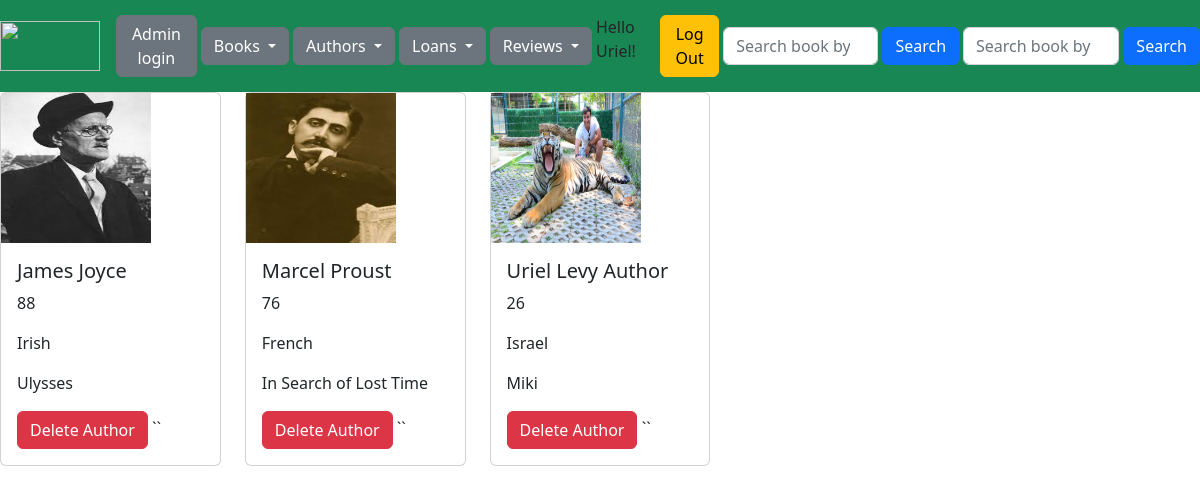
Before: /authors/ (signed in) with the older database file.
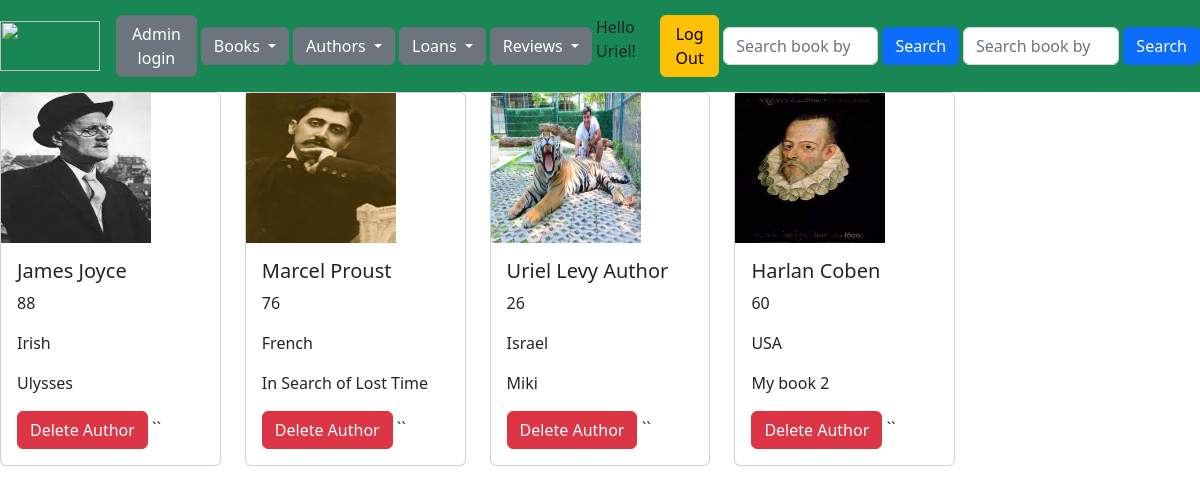
After: the same page with the newer database file.
### books/models.py (models this page shows, shortened)
class Author(models.Model):
    name=models.CharField(max_length=50, null=False)
    age=models.IntegerField()
    nationality=models.CharField(max_length=50, null=False)
    bookID=models.ForeignKey(Book, on_delete=models.CASCADE,related_name="tags", related_query_name="tag", null=True)
    image = models.ImageField(null=True, blank=True, default='/placeholder.png')

class Book(models.Model):
    class BookType(models.IntegerChoices):
        ten_days = 1, "Ten Days Loan"
        five_days = 2, "Five Days Loan"
        two_days = 3, "Two Days Loan"
    name=models.CharField(max_length=50, null=False)
    author=models.CharField(max_length=50, null=False)
    year_published = models.DateField()
    type = models.SmallIntegerField(null=False, default = BookType.two_days, choices=BookType.choices)
    created_time=models.DateTimeField(auto_now_add=True)
    image = models.ImageField(null=True, blank=True, default='/placeholder.png')
    def __str__(self):
        return self.name

### books/views.py (the view)
# urls.py: path('authors/', views.authors, name="authors"),
@login_required
def authors(request):
    authors = Author.objects.all()
    context = {
        'authors': authors,
    }
    return render(request,'books/authors.html', context=context)

### books/templates/books/authors.html (shortened to what this page needs)
{% extends "main.html" %}
{% load static %}
{% block content %}
<div class="row row-cols-1 row-cols-md-5 g-4">
        {% for author in authors %}
        <div class="col">
          <div class="card">
            <img src= "{% static 'images/' %}{{ author.image }}" alt="a" width="150" height="150">
            <div class="card-body">
              <h5 class="card-title">{{ author.name}}</h5>
              <p class="card-text"> {{ author.age }}</p>
              <p class="card-text"> {{ author.nationality }}</p>
              <p class="card-text"> {{ author.bookID }}</p>
              <a href="{% url 'books:delete_author' author.id %}?id={{ author.id }}" class="btn btn-danger">Delete Author</a>
``              {% comment %} {% endif %} {% endcomment %}
            </div>
          </div>
        </div>
        {% endfor %}
    </div>
{% endblock%}

Changed rows visible on the page:
added Author: image (picture), name "Harlan Coben", age "60", nationality "USA", bookID "My book 2"
